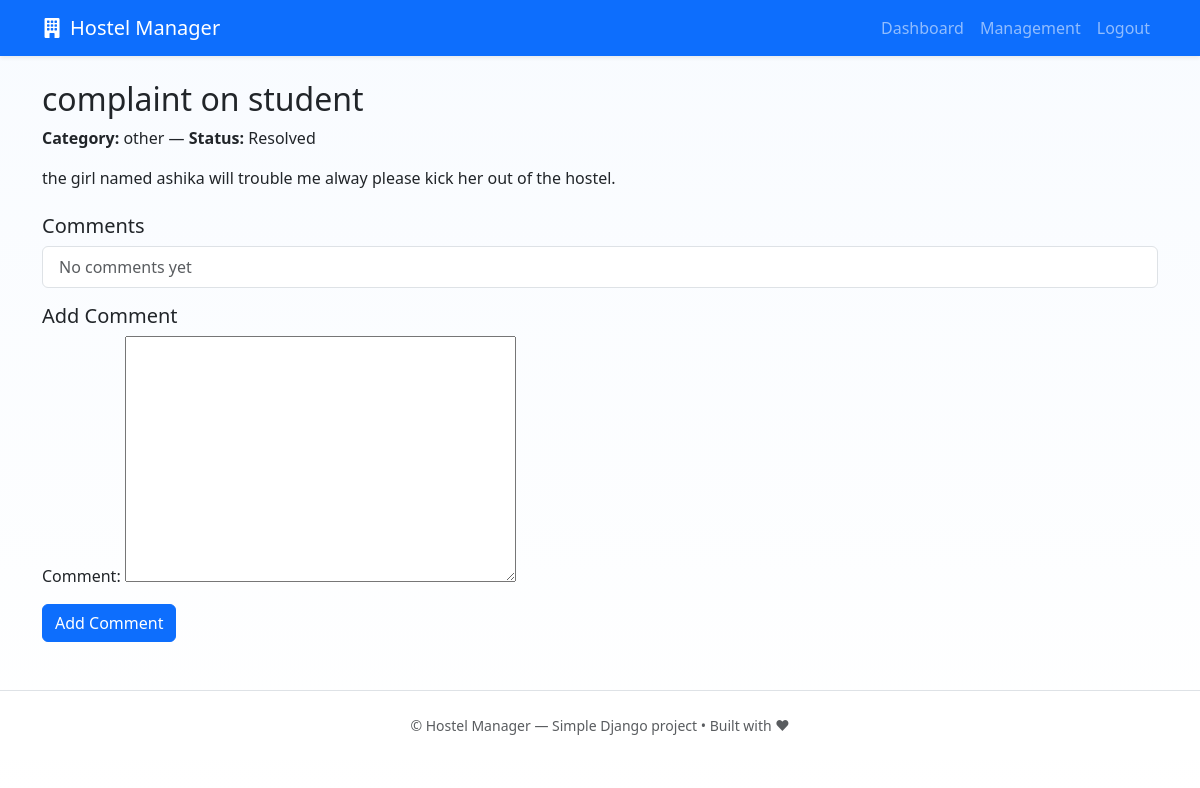
Page /complaint/1/ (signed in) on the committed database.
### malnad_hostel/models.py (models this page shows, shortened)
class Complaint(models.Model):
    CATEGORY_CHOICES = [
        ('cleaning','Cleaning'),
        ('electricity','Electricity'),
        ('water','Water'),
        ('other','Other'),
    ]
    STATUS_CHOICES = [('pending','Pending'), ('in_progress','In Progress'), ('resolved','Resolved')]
    student = models.ForeignKey(Student, on_delete=models.CASCADE)
    title = models.CharField(max_length=200)
    category = models.CharField(max_length=50, choices=CATEGORY_CHOICES, default='other')
    description = models.TextField()
    status = models.CharField(max_length=20, choices=STATUS_CHOICES, default='pending')
    response = models.TextField(blank=True)
    resolved = models.BooleanField(default=False)
    created_at = models.DateTimeField(auto_now_add=True)

### malnad_hostel/views.py (the view)
# urls.py: path('complaint/<int:pk>/', views.complaint_detail, name='complaint_detail'),
@login_required
def complaint_detail(request, pk):
    comp = get_object_or_404(Complaint, pk=pk)
    if request.method == 'POST' and request.user.is_staff:
        form = ComplaintCommentForm(request.POST)
        if form.is_valid():
            comment = form.save(commit=False)
            comment.complaint = comp
            comment.author = request.user
            comment.save()
            comp.status = 'in_progress'
            comp.save()
            messages.success(request, "Comment added")
            return redirect('malnad_hostel:complaint_detail', pk=pk)
    else:
        form = ComplaintCommentForm()
    return render(request, 'malnad_hostel/complaint_detail.html', {'complaint': comp, 'form': form})

### malnad_hostel/forms.py
class ComplaintCommentForm(forms.ModelForm):
    class Meta:
        model = ComplaintComment
        fields = ['comment']

### asgiref/local.py (called while the page is built)
    def __getattr__(self, key):
        storage_object = self._data.get({})
        try:
            return storage_object[key]
        except KeyError:
            raise AttributeError(f"{self!r} object has no attribute {key!r}")

    def __setattr__(self, key: str, value: Any) -> None:
        if key == "_data":
            return super().__setattr__(key, value)
        storage_object = self._data.get({}).copy()
        storage_object[key] = value
        self._data.set(storage_object)

    def __delattr__(self, key: str) -> None:
        storage_object = self._data.get({}).copy()
        if key in storage_object:
            del storage_object[key]
            self._data.set(storage_object)
        else:
            raise AttributeError(f"{self!r} object has no attribute {key!r}")

    @contextlib.contextmanager
    def _lock_storage(self):
        if self._thread_critical:
            is_async = True
            try:
                asyncio.get_running_loop()
            except RuntimeError:
                is_async = False
            if not is_async:
                yield self._storage
            else:
                if not hasattr(self._storage, "cvar"):
                    self._storage.cvar = _CVar()
                yield self._storage.cvar
        else:
            with self._thread_lock:
                yield self._storage

    def __getattr__(self, key):
        with self._lock_storage() as storage:
            return getattr(storage, key)

    def __setattr__(self, key, value):
        if key in ("_local", "_storage", "_thread_critical", "_thread_lock"):
            return super().__setattr__(key, value)
        with self._lock_storage() as storage:
            setattr(storage, key, value)

    def __delattr__(self, key):
        with self._lock_storage() as storage:
            delattr(storage, key)

### templates/malnad_hostel/complaint_detail.html (shortened to what this page needs)
{% extends 'malnad_hostel/base.html' %}
{% block content %}
<h2>{{ complaint.title }}</h2>
<p><strong>Category:</strong> {{ complaint.category }} — <strong>Status:</strong> {{ complaint.get_status_display }}</p>
<p>{{ complaint.description }}</p>
<h5 class="mt-4">Comments</h5>
<ul class="list-group mb-3">
  {% for cm in complaint.comments.all %}
    <li class="list-group-item">
      <strong>{{ cm.author.get_full_name|default:cm.author.username }}</strong>
      <div class="small text-muted">{{ cm.created_at|date:"d M Y H:i" }}</div>
      <div>{{ cm.comment }}</div>
    </li>
  {% empty %}
    <li class="list-group-item text-muted">No comments yet</li>
  {% endfor %}
</ul>
{% if user.is_staff %}
  <h5>Add Comment</h5>
  <form method="post">
    {{ form.as_p }}
    <button class="btn btn-primary">Add Comment</button>
  </form>
{% endif %}
{% endblock %}

### static/malnad_hostel/styles.css (style rules this page uses)
:root { --accent: #ffd166; --soft: #f6f9fc; }
.bg-soft { background: linear-gradient(180deg, #f8fbff 0%, #ffffff 100%); min-height:100vh; }

### rows in the picture
Complaint: title "complaint on student", category "other", status "Resolved", description "the girl named ashika will trouble me alway please kick her out of the hostel."
